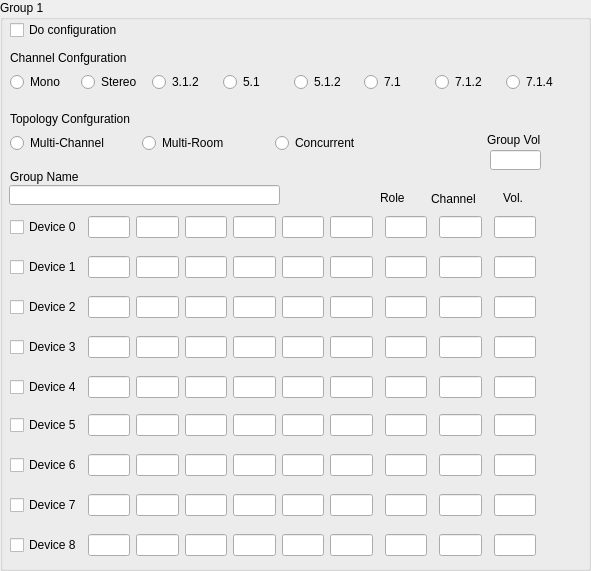
   <widget class="QGroupBox" name="groupBox_2">
    <property name="geometry">
     <rect>
      <x>630</x>
      <y>140</y>
      <width>591</width>
      <height>571</height>
     </rect>
    </property>
    <property name="title">
     <string>Group 1</string>
    </property>
    <widget class="QLabel" name="label_4">
     <property name="geometry">
      <rect>
       <x>10</x>
       <y>50</y>
       <width>131</width>
       <height>16</height>
      </rect>
     </property>
     <property name="text">
      <string>Channel Confguration</string>
     </property>
    </widget>
    <widget class="QWidget" name="gridLayoutWidget_11">
     <property name="geometry">
      <rect>
       <x>10</x>
       <y>67</y>
       <width>561</width>
       <height>31</height>
      </rect>
     </property>
     <layout class="QGridLayout" name="gridLayout_11">
      <item row="0" column="5">
       <widget class="QRadioButton" name="group1_71_Radio">
        <property name="text">
         <string>7.1</string>
        </property>
       </widget>
      </item>
      <item row="0" column="1">
       <widget class="QRadioButton" name="group1_Stereo_Radio">
        <property name="text">
         <string>Stereo</string>
        </property>
       </widget>
      </item>
      <item row="0" column="3">
       <widget class="QRadioButton" name="group1_51_Radio">
        <property name="text">
         <string>5.1</string>
        </property>
       </widget>
      </item>
      <item row="0" column="6">
       <widget class="QRadioButton" name="group1_712_Radio">
        <property name="text">
         <string>7.1.2</string>
        </property>
       </widget>
      </item>
      <item row="0" column="4">
       <widget class="QRadioButton" name="group1_512_Radio">
        <property name="text">
         <string>5.1.2</string>
        </property>
       </widget>
      </item>
      <item row="0" column="2">
       <widget class="QRadioButton" name="group1_312_Radio">
        <property name="text">
         <string>3.1.2</string>
        </property>
       </widget>
      </item>
      <item row="0" column="0">
       <widget class="QRadioButton" name="group1_Mono_Radio">
        <property name="text">
         <string>Mono </string>
        </property>
       </widget>
      </item>
      <item row="0" column="7">
       <widget class="QRadioButton" name="group1_714_Radio">
        <property name="text">
         <string>7.1.4</string>
        </property>
       </widget>
      </item>
     </layout>
    </widget>
    <widget class="QWidget" name="gridLayoutWidget_12">
     <property name="geometry">
      <rect>
       <x>10</x>
       <y>128</y>
       <width>391</width>
       <height>31</height>
      </rect>
     </property>
     <layout class="QGridLayout" name="gridLayout_12">
      <item row="0" column="2">
       <widget class="QRadioButton" name="group1_Concurr_Radio">
        <property name="text">
         <string>Concurrent</string>
        </property>
       </widget>
      </item>
      <item row="0" column="0">
       <widget class="QRadioButton" name="group1_MultiCh_Radio">
        <property name="text">
         <string>Multi-Channel</string>
        </property>
       </widget>
      </item>
      <item row="0" column="1">
       <widget class="QRadioButton" name="group1_MultiRo_Radio">
        <property name="text">
         <string>Multi-Room</string>
        </property>
       </widget>
      </item>
     </layout>
    </widget>
    <widget class="QLabel" name="label_5">
     <property name="geometry">
      <rect>
       <x>10</x>
       <y>111</y>
       <width>141</width>
       <height>16</height>
      </rect>
     </property>
     <property name="text">
      <string>Topology Confguration</string>
     </property>
    </widget>
    <widget class="QLabel" name="label_6">
     <property name="geometry">
      <rect>
       <x>10</x>
       <y>169</y>
       <width>91</width>
       <height>16</height>
      </rect>
     </property>
     <property name="text">
      <string>Group Name</string>
     </property>
    </widget>
    <widget class="QLineEdit" name="group1_Name_LineEdit">
     <property name="geometry">
      <rect>
       <x>9</x>
       <y>185</y>
       <width>271</width>
       <height>20</height>
      </rect>
     </property>
    </widget>
    <widget class="QCheckBox" name="group1_CheckBox">
     <property name="geometry">
      <rect>
       <x>10</x>
       <y>22</y>
       <width>121</width>
       <height>16</height>
      </rect>
     </property>
     <property name="text">
      <string>Do configuration</string>
     </property>
    </widget>
    <widget class="QWidget" name="gridLayoutWidget_13">
     <property name="geometry">
      <rect>
       <x>10</x>
       <y>212</y>
       <width>526</width>
       <height>31</height>
      </rect>
     </property>
     <layout class="QGridLayout" name="gridLayout_13">
      <item row="0" column="4">
       <widget class="QLineEdit" name="group1_Device0_Mac3_lineEdit"/>
      </item>
      <item row="0" column="2">
       <widget class="QLineEdit" name="group1_Device0_Mac1_lineEdit"/>
      </item>
      <item row="0" column="6">
       <widget class="QLineEdit" name="group1_Device0_Mac5_lineEdit"/>
      </item>
      <item row="0" column="8">
       <widget class="QLineEdit" name="group1_Device0_Role_LineEdit"/>
      </item>
      <item row="0" column="0">
       <widget class="QCheckBox" name="group1_Device0_CheckBox">
        <property name="text">
         <string>Device 0</string>
        </property>
       </widget>
      </item>
      <item row="0" column="3">
       <widget class="QLineEdit" name="group1_Device0_Mac2_lineEdit"/>
      </item>
      <item row="0" column="1">
       <widget class="QLineEdit" name="group1_Device0_Mac0_lineEdit"/>
      </item>
      <item row="0" column="5">
       <widget class="QLineEdit" name="group1_Device0_Mac4_lineEdit"/>
      </item>
      <item row="0" column="10">
       <widget class="QLineEdit" name="group1_Device0_Channel_LineEdit"/>
      </item>
      <item row="0" column="9">
       <widget class="QFrame" name="frame_17">
        <property name="frameShape">
         <enum>QFrame::StyledPanel</enum>
        </property>
        <property name="frameShadow">
         <enum>QFrame::Raised</enum>
        </property>
       </widget>
      </item>
      <item row="0" column="7">
       <widget class="QFrame" name="frame_18">
        <property name="frameShape">
         <enum>QFrame::StyledPanel</enum>
        </property>
        <property name="frameShadow">
         <enum>QFrame::Raised</enum>
        </property>
       </widget>
      </item>
      <item row="0" column="11">
       <widget class="QFrame" name="frame_42">
        <property name="frameShape">
         <enum>QFrame::StyledPanel</enum>
        </property>
        <property name="frameShadow">
         <enum>QFrame::Raised</enum>
        </property>
       </widget>
      </item>
      <item row="0" column="12">
       <widget class="QLineEdit" name="group1_Device0_Vol_LineEdit"/>
      </item>
     </layout>
    </widget>
    <widget class="QWidget" name="gridLayoutWidget_14">
     <property name="geometry">
      <rect>
       <x>10</x>
       <y>252</y>
       <width>526</width>
       <height>31</height>
      </rect>
     </property>
     <layout class="QGridLayout" name="gridLayout_14">
      <item row="0" column="2">
       <widget class="QLineEdit" name="group1_Device1_Mac1_lineEdit"/>
      </item>
      <item row="0" column="4">
       <widget class="QLineEdit" name="group1_Device1_Mac3_lineEdit"/>
      </item>
      <item row="0" column="0">
       <widget class="QCheckBox" name="group1_Device1_CheckBox">
        <property name="text">
         <string>Device 1</string>
        </property>
       </widget>
      </item>
      <item row="0" column="10">
       <widget class="QLineEdit" name="group1_Device1_Channel_LineEdit"/>
      </item>
      <item row="0" column="1">
       <widget class="QLineEdit" name="group1_Device1_Mac0_lineEdit"/>
      </item>
      <item row="0" column="5">
       <widget class="QLineEdit" name="group1_Device1_Mac4_lineEdit"/>
      </item>
      <item row="0" column="6">
       <widget class="QLineEdit" name="group1_Device1_Mac5_lineEdit"/>
      </item>
      <item row="0" column="3">
       <widget class="QLineEdit" name="group1_Device1_Mac2_lineEdit"/>
      </item>
      <item row="0" column="8">
       <widget class="QLineEdit" name="group1_Device1_Role_LineEdit"/>
      </item>
      <item row="0" column="9">
       <widget class="QFrame" name="frame_19">
        <property name="frameShape">
         <enum>QFrame::StyledPanel</enum>
        </property>
        <property name="frameShadow">
         <enum>QFrame::Raised</enum>
        </property>
       </widget>
      </item>
      <item row="0" column="7">
       <widget class="QFrame" name="frame_20">
        <property name="frameShape">
         <enum>QFrame::StyledPanel</enum>
        </property>
        <property name="frameShadow">
         <enum>QFrame::Raised</enum>
        </property>
       </widget>
      </item>
      <item row="0" column="11">
       <widget class="QFrame" name="frame_43">
        <property name="frameShape">
         <enum>QFrame::StyledPanel</enum>
        </property>
        <property name="frameShadow">
         <enum>QFrame::Raised</enum>
        </property>
       </widget>
      </item>
      <item row="0" column="12">
       <widget class="QLineEdit" name="group1_Device1_Vol_LineEdit"/>
      </item>
     </layout>
    </widget>
    <widget class="QWidget" name="gridLayoutWidget_15">
     <property name="geometry">
      <rect>
       <x>10</x>
       <y>292</y>
       <width>526</width>
       <height>31</height>
      </rect>
     </property>
     <layout class="QGridLayout" name="gridLayout_15">
      <item row="0" column="3">
       <widget class="QLineEdit" name="group1_Device2_Mac2_lineEdit"/>
      </item>
      <item row="0" column="8">
       <widget class="QLineEdit" name="group1_Device2_Role_LineEdit"/>
      </item>
      <item row="0" column="0">
       <widget class="QCheckBox" name="group1_Device2_CheckBox">
        <property name="text">
         <string>Device 2</string>
        </property>
       </widget>
      </item>
      <item row="0" column="1">
       <widget class="QLineEdit" name="group1_Device2_Mac0_lineEdit"/>
      </item>
      <item row="0" column="5">
       <widget class="QLineEdit" name="group1_Device2_Mac4_lineEdit"/>
      </item>
      <item row="0" column="6">
       <widget class="QLineEdit" name="group1_Device2_Mac5_lineEdit"/>
      </item>
      <item row="0" column="2">
       <widget class="QLineEdit" name="group1_Device2_Mac1_lineEdit"/>
      </item>
      <item row="0" column="4">
       <widget class="QLineEdit" name="group1_Device2_Mac3_lineEdit"/>
      </item>
      <item row="0" column="10">
       <widget class="QLineEdit" name="group1_Device2_Channel_LineEdit"/>
      </item>
      <item row="0" column="9">
       <widget class="QFrame" name="frame_21">
        <property name="frameShape">
         <enum>QFrame::StyledPanel</enum>
        </property>
        <property name="frameShadow">
         <enum>QFrame::Raised</enum>
        </property>
       </widget>
      </item>
      <item row="0" column="7">
       <widget class="QFrame" name="frame_22">
        <property name="frameShape">
         <enum>QFrame::StyledPanel</enum>
        </property>
        <property name="frameShadow">
         <enum>QFrame::Raised</enum>
        </property>
       </widget>
      </item>
      <item row="0" column="11">
       <widget class="QFrame" name="frame_44">
        <property name="frameShape">
         <enum>QFrame::StyledPanel</enum>
        </property>
        <property name="frameShadow">
         <enum>QFrame::Raised</enum>
        </property>
       </widget>
      </item>
      <item row="0" column="12">
       <widget class="QLineEdit" name="group1_Device2_Vol_LineEdit"/>
      </item>
     </layout>
    </widget>
    <widget class="QWidget" name="gridLayoutWidget_16">
     <property name="geometry">
      <rect>
       <x>10</x>
       <y>332</y>
       <width>526</width>
       <height>31</height>
      </rect>
     </property>
     <layout class="QGridLayout" name="gridLayout_16">
      <item row="0" column="3">
       <widget class="QLineEdit" name="group1_Device3_Mac2_lineEdit"/>
      </item>
      <item row="0" column="8">
       <widget class="QLineEdit" name="group1_Device3_Role_LineEdit"/>
      </item>
      <item row="0" column="0">
       <widget class="QCheckBox" name="group1_Device3_CheckBox">
        <property name="text">
         <string>Device 3</string>
        </property>
       </widget>
      </item>
      <item row="0" column="1">
       <widget class="QLineEdit" name="group1_Device3_Mac0_lineEdit"/>
      </item>
      <item row="0" column="5">
       <widget class="QLineEdit" name="group1_Device3_Mac4_lineEdit"/>
      </item>
      <item row="0" column="6">
       <widget class="QLineEdit" name="group1_Device3_Mac5_lineEdit"/>
      </item>
      <item row="0" column="2">
       <widget class="QLineEdit" name="group1_Device3_Mac1_lineEdit"/>
      </item>
      <item row="0" column="4">
       <widget class="QLineEdit" name="group1_Device3_Mac3_lineEdit"/>
      </item>
      <item row="0" column="10">
       <widget class="QLineEdit" name="group1_Device3_Channel_LineEdit"/>
      </item>
      <item row="0" column="9">
       <widget class="QFrame" name="frame_23">
        <property name="frameShape">
         <enum>QFrame::StyledPanel</enum>
        </property>
        <property name="frameShadow">
         <enum>QFrame::Raised</enum>
        </property>
       </widget>
      </item>
      <item row="0" column="7">
       <widget class="QFrame" name="frame_24">
        <property name="frameShape">
         <enum>QFrame::StyledPanel</enum>
        </property>
        <property name="frameShadow">
         <enum>QFrame::Raised</enum>
        </property>
       </widget>
      </item>
      <item row="0" column="11">
       <widget class="QFrame" name="frame_37">
        <property name="frameShape">
         <enum>QFrame::StyledPanel</enum>
        </property>
        <property name="frameShadow">
         <enum>QFrame::Raised</enum>
        </property>
       </widget>
      </item>
      <item row="0" column="12">
       <widget class="QLineEdit" name="group1_Device3_Vol_LineEdit"/>
      </item>
     </layout>
    </widget>
    <widget class="QWidget" name="gridLayoutWidget_17">
     <property name="geometry">
      <rect>
       <x>10</x>
       <y>372</y>
       <width>526</width>
       <height>31</height>
      </rect>
     </property>
     <layout class="QGridLayout" name="gridLayout_17">
      <item row="0" column="3">
       <widget class="QLineEdit" name="group1_Device4_Mac2_lineEdit"/>
      </item>
      <item row="0" column="8">
       <widget class="QLineEdit" name="group1_Device4_Role_LineEdit"/>
      </item>
      <item row="0" column="0">
       <widget class="QCheckBox" name="group1_Device4_CheckBox">
        <property name="text">
         <string>Device 4</string>
        </property>
       </widget>
      </item>
      <item row="0" column="1">
       <widget class="QLineEdit" name="group1_Device4_Mac0_lineEdit"/>
      </item>
      <item row="0" column="5">
       <widget class="QLineEdit" name="group1_Device4_Mac4_lineEdit"/>
      </item>
      <item row="0" column="6">
       <widget class="QLineEdit" name="group1_Device4_Mac5_lineEdit"/>
      </item>
      <item row="0" column="2">
       <widget class="QLineEdit" name="group1_Device4_Mac1_lineEdit"/>
      </item>
      <item row="0" column="4">
       <widget class="QLineEdit" name="group1_Device4_Mac3_lineEdit"/>
      </item>
      <item row="0" column="10">
       <widget class="QLineEdit" name="group1_Device4_Channel_LineEdit"/>
      </item>
      <item row="0" column="9">
       <widget class="QFrame" name="frame_25">
        <property name="frameShape">
         <enum>QFrame::StyledPanel</enum>
        </property>
        <property name="frameShadow">
         <enum>QFrame::Raised</enum>
        </property>
       </widget>
      </item>
      <item row="0" column="7">
       <widget class="QFrame" name="frame_26">
        <property name="frameShape">
         <enum>QFrame::StyledPanel</enum>
        </property>
        <property name="frameShadow">
         <enum>QFrame::Raised</enum>
        </property>
       </widget>
      </item>
      <item row="0" column="11">
       <widget class="QFrame" name="frame_46">
        <property name="frameShape">
         <enum>QFrame::StyledPanel</enum>
        </property>
        <property name="frameShadow">
         <enum>QFrame::Raised</enum>
        </property>
       </widget>
      </item>
      <item row="0" column="12">
       <widget class="QLineEdit" name="group1_Device4_Vol_LineEdit"/>
      </item>
     </layout>
    </widget>
    <widget class="QWidget" name="gridLayoutWidget_18">
     <property name="geometry">
      <rect>
       <x>10</x>
       <y>410</y>
       <width>526</width>
       <height>31</height>
      </rect>
     </property>
     <layout class="QGridLayout" name="gridLayout_18">
      <item row="0" column="3">
       <widget class="QLineEdit" name="group1_Device5_Mac2_lineEdit"/>
      </item>
      <item row="0" column="8">
       <widget class="QLineEdit" name="group1_Device5_Role_LineEdit"/>
      </item>
      <item row="0" column="0">
       <widget class="QCheckBox" name="group1_Device5_CheckBox">
        <property name="text">
         <string>Device 5</string>
        </property>
       </widget>
      </item>
      <item row="0" column="1">
       <widget class="QLineEdit" name="group1_Device5_Mac0_lineEdit"/>
      </item>
      <item row="0" column="5">
       <widget class="QLineEdit" name="group1_Device5_Mac4_lineEdit"/>
      </item>
      <item row="0" column="6">
       <widget class="QLineEdit" name="group1_Device5_Mac5_lineEdit"/>
      </item>
      <item row="0" column="2">
       <widget class="QLineEdit" name="group1_Device5_Mac1_lineEdit"/>
      </item>
      <item row="0" column="4">
       <widget class="QLineEdit" name="group1_Device5_Mac3_lineEdit"/>
      </item>
      <item row="0" column="10">
       <widget class="QLineEdit" name="group1_Device5_Channel_LineEdit"/>
      </item>
      <item row="0" column="9">
       <widget class="QFrame" name="frame_27">
        <property name="frameShape">
         <enum>QFrame::StyledPanel</enum>
        </property>
        <property name="frameShadow">
         <enum>QFrame::Raised</enum>
        </property>
       </widget>
      </item>
      <item row="0" column="7">
       <widget class="QFrame" name="frame_28">
        <property name="frameShape">
         <enum>QFrame::StyledPanel</enum>
        </property>
        <property name="frameShadow">
         <enum>QFrame::Raised</enum>
        </property>
       </widget>
      </item>
      <item row="0" column="11">
       <widget class="QFrame" name="frame_47">
        <property name="frameShape">
         <enum>QFrame::StyledPanel</enum>
        </property>
        <property name="frameShadow">
         <enum>QFrame::Raised</enum>
        </property>
       </widget>
      </item>
      <item row="0" column="12">
       <widget class="QLineEdit" name="group1_Device5_Vol_LineEdit"/>
      </item>
     </layout>
    </widget>
    <widget class="QWidget" name="gridLayoutWidget_19">
     <property name="geometry">
      <rect>
       <x>10</x>
       <y>450</y>
       <width>526</width>
       <height>31</height>
      </rect>
     </property>
     <layout class="QGridLayout" name="gridLayout_19">
      <item row="0" column="0">
       <widget class="QCheckBox" name="group1_Device6_CheckBox">
        <property name="text">
         <string>Device 6</string>
        </property>
       </widget>
      </item>
      <item row="0" column="1">
       <widget class="QLineEdit" name="group1_Device6_Mac0_lineEdit"/>
      </item>
      <item row="0" column="5">
       <widget class="QLineEdit" name="group1_Device6_Mac4_lineEdit"/>
      </item>
      <item row="0" column="6">
       <widget class="QLineEdit" name="group1_Device6_Mac5_lineEdit"/>
      </item>
      <item row="0" column="2">
       <widget class="QLineEdit" name="group1_Device6_Mac1_lineEdit"/>
      </item>
      <item row="0" column="4">
       <widget class="QLineEdit" name="group1_Device6_Mac3_lineEdit"/>
      </item>
      <item row="0" column="10">
       <widget class="QLineEdit" name="group1_Device6_Channel_LineEdit"/>
      </item>
      <item row="0" column="3">
       <widget class="QLineEdit" name="group1_Device6_Mac2_lineEdit"/>
      </item>
      <item row="0" column="8">
       <widget class="QLineEdit" name="group1_Device6_Role_LineEdit"/>
      </item>
      <item row="0" column="9">
       <widget class="QFrame" name="frame_29">
        <property name="frameShape">
         <enum>QFrame::StyledPanel</enum>
        </property>
        <property name="frameShadow">
         <enum>QFrame::Raised</enum>
        </property>
       </widget>
      </item>
      <item row="0" column="7">
       <widget class="QFrame" name="frame_30">
        <property name="frameShape">
         <enum>QFrame::StyledPanel</enum>
        </property>
        <property name="frameShadow">
         <enum>QFrame::Raised</enum>
        </property>
       </widget>
      </item>
      <item row="0" column="11">
       <widget class="QFrame" name="frame_48">
        <property name="frameShape">
         <enum>QFrame::StyledPanel</enum>
        </property>
        <property name="frameShadow">
         <enum>QFrame::Raised</enum>
        </property>
       </widget>
      </item>
      <item row="0" column="12">
       <widget class="QLineEdit" name="group1_Device6_Vol_LineEdit"/>
      </item>
     </layout>
    </widget>
    <widget class="QWidget" name="gridLayoutWidget_20">
     <property name="geometry">
      <rect>
       <x>10</x>
       <y>490</y>
       <width>526</width>
       <height>31</height>
      </rect>
     </property>
     <layout class="QGridLayout" name="gridLayout_20">
      <item row="0" column="3">
       <widget class="QLineEdit" name="group1_Device7_Mac2_lineEdit"/>
      </item>
      <item row="0" column="8">
       <widget class="QLineEdit" name="group1_Device7_Role_LineEdit"/>
      </item>
      <item row="0" column="0">
       <widget class="QCheckBox" name="group1_Device7_CheckBox">
        <property name="text">
         <string>Device 7</string>
        </property>
       </widget>
      </item>
      <item row="0" column="1">
       <widget class="QLineEdit" name="group1_Device7_Mac0_lineEdit"/>
      </item>
      <item row="0" column="5">
       <widget class="QLineEdit" name="group1_Device7_Mac4_lineEdit"/>
      </item>
      <item row="0" column="6">
       <widget class="QLineEdit" name="group1_Device7_Mac5_lineEdit"/>
      </item>
      <item row="0" column="2">
       <widget class="QLineEdit" name="group1_Device7_Mac1_lineEdit"/>
      </item>
      <item row="0" column="4">
       <widget class="QLineEdit" name="group1_Device7_Mac3_lineEdit"/>
      </item>
      <item row="0" column="10">
       <widget class="QLineEdit" name="group1_Device7_Channel_LineEdit"/>
      </item>
      <item row="0" column="9">
       <widget class="QFrame" name="frame_31">
        <property name="frameShape">
         <enum>QFrame::StyledPanel</enum>
        </property>
        <property name="frameShadow">
         <enum>QFrame::Raised</enum>
        </property>
       </widget>
      </item>
      <item row="0" column="7">
       <widget class="QFrame" name="frame_32">
        <property name="frameShape">
         <enum>QFrame::StyledPanel</enum>
        </property>
        <property name="frameShadow">
         <enum>QFrame::Raised</enum>
        </property>
       </widget>
      </item>
      <item row="0" column="11">
       <widget class="QFrame" name="frame_45">
        <property name="frameShape">
         <enum>QFrame::StyledPanel</enum>
        </property>
        <property name="frameShadow">
         <enum>QFrame::Raised</enum>
        </property>
       </widget>
      </item>
      <item row="0" column="12">
       <widget class="QLineEdit" name="group1_Device7_Vol_LineEdit"/>
      </item>
     </layout>
    </widget>
    <widget class="QLabel" name="label_12">
     <property name="geometry">
      <rect>
       <x>380</x>
       <y>190</y>
       <width>31</width>
       <height>16</height>
      </rect>
     </property>
     <property name="text">
      <string>Role</string>
     </property>
    </widget>
    <widget class="QLabel" name="label_13">
     <property name="geometry">
      <rect>
       <x>503</x>
       <y>190</y>
       <width>31</width>
       <height>16</height>
      </rect>
     </property>
     <property name="text">
      <string>Vol.</string>
     </property>
    </widget>
    <widget class="QLabel" name="label_14">
     <property name="geometry">
      <rect>
       <x>431</x>
       <y>191</y>
       <width>51</width>
       <height>16</height>
      </rect>
     </property>
     <property name="text">
      <string>Channel</string>
     </property>
    </widget>
    <widget class="QWidget" name="gridLayoutWidget_32">
     <property name="geometry">
      <rect>
       <x>10</x>
       <y>530</y>
       <width>526</width>
       <height>31</height>
      </rect>
     </property>
     <layout class="QGridLayout" name="gridLayout_32">
      <item row="0" column="3">
       <widget class="QLineEdit" name="group1_Device8_Mac2_lineEdit"/>
      </item>
      <item row="0" column="8">
       <widget class="QLineEdit" name="group1_Device8_Role_LineEdit"/>
      </item>
      <item row="0" column="0">
       <widget class="QCheckBox" name="group1_Device8_CheckBox">
        <property name="text">
         <string>Device 8</string>
        </property>
       </widget>
      </item>
      <item row="0" column="1">
       <widget class="QLineEdit" name="group1_Device8_Mac0_lineEdit"/>
      </item>
      <item row="0" column="5">
       <widget class="QLineEdit" name="group1_Device8_Mac4_lineEdit"/>
      </item>
      <item row="0" column="6">
       <widget class="QLineEdit" name="group1_Device8_Mac5_lineEdit"/>
      </item>
      <item row="0" column="2">
       <widget class="QLineEdit" name="group1_Device8_Mac1_lineEdit"/>
      </item>
      <item row="0" column="4">
       <widget class="QLineEdit" name="group1_Device8_Mac3_lineEdit"/>
      </item>
      <item row="0" column="10">
       <widget class="QLineEdit" name="group1_Device8_Channel_LineEdit"/>
      </item>
      <item row="0" column="9">
       <widget class="QFrame" name="frame_76">
        <property name="frameShape">
         <enum>QFrame::StyledPanel</enum>
        </property>
        <property name="frameShadow">
         <enum>QFrame::Raised</enum>
        </property>
       </widget>
      </item>
      <item row="0" column="7">
       <widget class="QFrame" name="frame_77">
        <property name="frameShape">
         <enum>QFrame::StyledPanel</enum>
        </property>
        <property name="frameShadow">
         <enum>QFrame::Raised</enum>
        </property>
       </widget>
      </item>
      <item row="0" column="11">
       <widget class="QFrame" name="frame_78">
        <property name="frameShape">
         <enum>QFrame::StyledPanel</enum>
        </property>
        <property name="frameShadow">
         <enum>QFrame::Raised</enum>
        </property>
       </widget>
      </item>
      <item row="0" column="12">
       <widget class="QLineEdit" name="group1_Device8_Vol_LineEdit"/>
      </item>
     </layout>
    </widget>
    <widget class="QLabel" name="label_18">
     <property name="geometry">
      <rect>
       <x>487</x>
       <y>130</y>
       <width>61</width>
       <height>20</height>
      </rect>
     </property>
     <property name="text">
      <string>Group Vol</string>
     </property>
    </widget>
    <widget class="QLineEdit" name="group1_groupVolume_LineEdit">
     <property name="geometry">
      <rect>
       <x>490</x>
       <y>150</y>
       <width>51</width>
       <height>20</height>
      </rect>
     </property>
    </widget>
   </widget>
